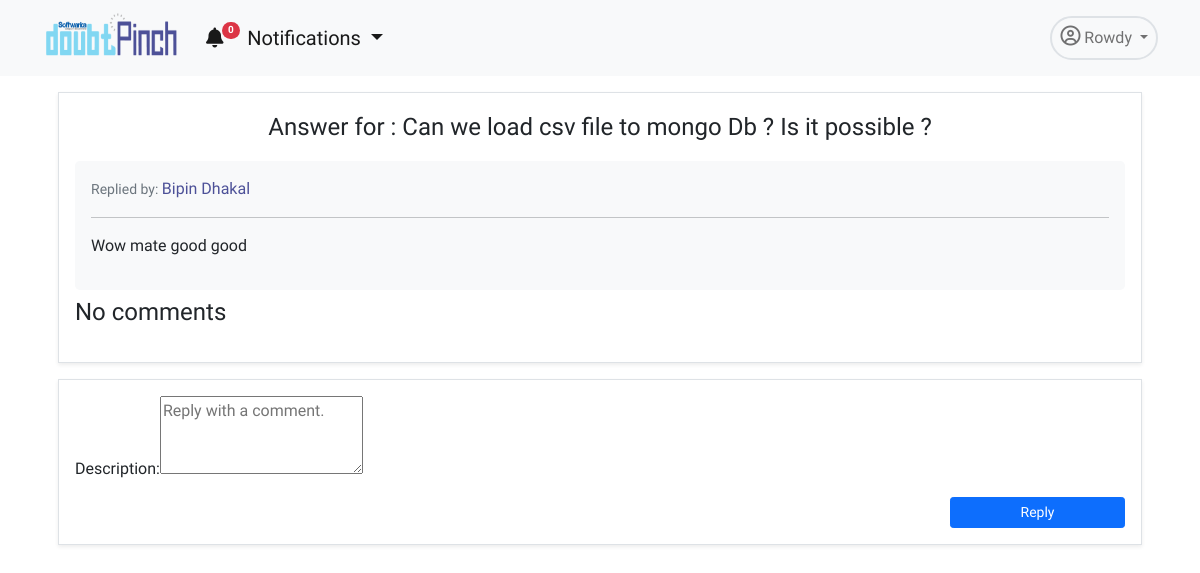
The app's page /app/comment/29 (signed in) with its own data.
### accounts/models.py (models this page shows, shortened)
class User(AbstractUser):
    username = models.CharField(max_length=255, null=True, blank=True)
    email = models.EmailField(
        verbose_name='email address',
        max_length=255,
        unique=True,
    )
    profile_pic= models.ImageField(upload_to='admin_pics', null=True, blank=True)
    email_confirmed = models.BooleanField(default=False) #initially this field is false but will se chan
    is_active = models.BooleanField(default=False)
    is_staff = models.BooleanField(default=False) # a admin user; non super-user
    is_admin = models.BooleanField(default=False)
    is_seller = models.BooleanField(default=False)
    is_customer = models.BooleanField(default=False)
    description=models.TextField(null=True)
    USERNAME_FIELD = 'email'
    REQUIRED_FIELDS = [] #emaila nd password are required fields and first name and last name is inherited from the user creation model
    object = UserManager()

### dpapp/models.py (models this page shows, shortened)
class Answer(models.Model):
    user= models.ForeignKey(User, on_delete=models.CASCADE, related_name='answerer')
    doubt=models.ForeignKey(Doubt,on_delete=models.CASCADE)
    description=models.TextField(null=True)
    created_on = models.DateTimeField(default=datetime.now, blank=True)
    updated=models.BooleanField(default=False)

class Doubt(models.Model):
    user= models.ForeignKey(User,on_delete=models.CASCADE)
    title= models.TextField(null=False)
    description=models.TextField(null=True, blank=True)
    created_on = models.DateTimeField(default=datetime.now, blank=True)
    views= models.IntegerField(default=0)
    tags = TaggableManager()
    def __str__(self):
        return self.title

### dpapp/views.py (the view, shortened to what this page needs)
# urls.py: path('comment/<int:id>',CommentView.as_view(),name='comment'),
@method_decorator(login_required, name='dispatch')
class CommentView(TemplateView):
    template_name="dpapp/comments.html"
    def get_context_data(self, **kwargs):
        context = super(CommentView, self).get_context_data(**kwargs)
        answer_id= self.kwargs['id']
        answer= Answer.objects.get(id=answer_id)
        comments= Comment.objects.filter(answer=answer)
        paginator= Paginator(comments,10)
        page = self.request.GET.get('page')
        try:
            comments = paginator.page(page)
        except PageNotAnInteger:
            comments = paginator.page(1)
        except EmptyPage:
            comments = paginator.page(paginator.num_pages)
        context.update({'comments':comments,'answer':answer, 'form':CommentForm, 'page':page})
        return context

### dpapp/blognav.py (called while the page is built)
def navbar(request):
    if not request.user.is_anonymous:
        user=request.user
        notifications = Notification.objects.filter(user=user).order_by('-id')[:5]
        noti_count = Notification.objects.filter(user=user, is_seen=False).count()
        return {'nav_notifications': notifications,'noti_count':noti_count}
    return {'nav_notifications': '0','noti_count':0}

### templates/dpapp/comments.html (shortened to what this page needs)
{% extends 'dpapp/base.html' %}
{% load static %}
{% load bootstrap %}
        {% block navbar%}
        <link rel="stylesheet" href="{% static 'dpapp/css/paginate.css' %}">
        <div class="container">
            <div class=" mt-3 ">
                <div class="col border shadow-sm p-3 mx-3 mb-3">
                    <p class="fw-light fs-4 text-center">Answer for : <b><a class="text-decoration-none text-dark" href="{% url 'dpapp:detail' answer.doubt.id %}">{{answer.doubt}}</a></b></p>
                    <div class="mt-1">
                        <div class="bg-light mt-2 p-3 rounded-3  ">
                            <small class="text-muted">Replied by: <span class="fs-6 text-pinch">{{answer.user.first_name}} {{answer.user.last_name}}</span></small><hr>
                            <p class="h6 text-dark mb-3">{{answer.description|safe}}</p>
                        </div>
                    </div>
                    {% if answer.comment_set.count == 0 %}
                    <p class="fw-light fs-4 text-left mt-1">No comments</p>
                    {% elif answer.comment_set.count == 1 %}
                    <p class="fw-light fs-4 text-left mt-1">{{answer.comment_set.count}} comment:</p>
                    {%else%}
                    <p class="fw-light fs-4 text-left mt-1">{{answer.comment_set.count}} comments:</p>
                    {%endif%}
                </div>
                <div class="mt-3   mx-3 border shadow-sm p-3  mb-3">
                    <form method="post" enctype="multipart/form-data">
                        {{form|bootstrap}}
                        <div class="d-flex justify-content-end mt-3">
                            <button type="submit" class="btn btn-primary btn-sm col-2 fw-light"
                                onclick="return confirm ('You cannot edit the comment once it get published.')">Reply</button>
                        </div>
                    </form>
                </div>
            </div>
        </div>
{% endblock %}

### templates/dpapp/base.html (shortened to what this page needs)
<!DOCTYPE html>
{% load static %}
{% load humanize %}
<html lang="en">
    <head>
        <link href="https://cdn.jsdelivr.net/npm/bootstrap@5.0.1/dist/css/bootstrap.min.css" rel="stylesheet"
 />
        <link href="{% static 'dpapp/downhover/css/animate.min.css' %}" rel="stylesheet">
        <link href="{% static 'dpapp/downhover/css/bootstrap-dropdownhover.min.css' %}" rel="stylesheet">
    </head>
    <body>
        <nav class="navbar navbar-expand-lg navbar-light bg-light">
            <div class="container">
                <div data-tilt>
                    <a class="navbar-brand" href="{% url 'dpapp:home'%}">
                        <img src="{% static 'accounts/pics/logo.png' %}" alt="" width="140" height="60" />
                    </a>
                </div>
                <div class="collapse navbar-collapse" id="navbarNavDropdown">
                    <ul class="navbar-nav">
                        <li class="nav-item me-2">
                            <div class="dropdown ">
                                <a class="nav-link active fs-5 dropdown-toggle" id="dropdownMenuButton1" data-bs-toggle="dropdown" aria-expanded="false" aria-current="page" href="#"><i
                                    class="fas fa-bell"></i><span class="badge rounded-pill bg-danger noti-count" style="
                    font-size: 10px;
                    position: relative;
                    top: -12px;
                    left: -2px;
                  ">{{noti_count}}</span> Notifications
                            </a>
                              </div>
                        </li>
                    </ul>
                    <ul class="navbar-nav ms-auto">
                        <li class="nav-item dropdown">
                            <a class="
                  nav-link
                  dropdown-toggle
                  border
                  rounded-pill
                  border-2
                  p-2
                " href="#" id="navbarDropdownMenuLink" role="button" data-bs-toggle="dropdown" aria-expanded="false">
                                <i class="far fa-user-circle fs-5"></i> {{user.first_name}}
                            </a>
                        </li>
                    </ul>
                </div>
            </div>
        </nav>
        {% block navbar %} {% endblock %}
    </body>
</html>

### templates/dpapp/base.html (style rules this page uses)
body { font-family: 'Carme', sans-serif; }
.text-pinch { color: #4d5198; }

### records on screen
User: first_name "Rowdy"
Answer: doubt "Can we load csv file to mongo Db ? Is it possible ?", user.first_name "Bipin", user.last_name "Dhakal", description "Wow mate good good"

### other values on screen
{{ noti_count }} "0"
